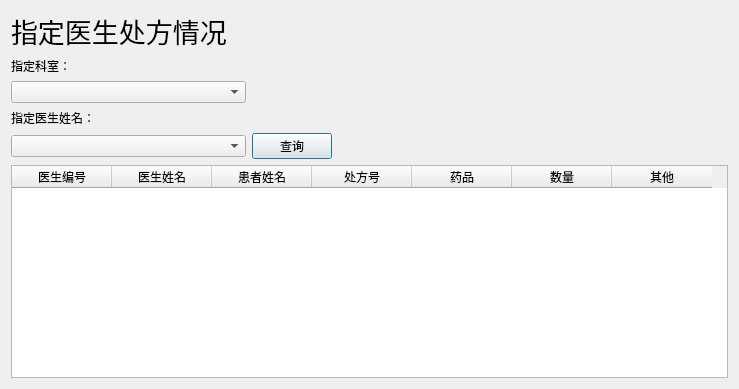
<?xml version="1.0" encoding="UTF-8"?>
<ui version="4.0">
 <class>Dialog</class>
 <widget class="QDialog" name="Dialog">
  <property name="geometry">
   <rect>
    <x>0</x>
    <y>0</y>
    <width>739</width>
    <height>389</height>
   </rect>
  </property>
  <property name="windowTitle">
   <string>指定医生处方情况</string>
  </property>
  <property name="styleSheet">
   <string notr="true">background-image: url(:/back.jpg);</string>
  </property>
  <layout class="QGridLayout" name="gridLayout">
   <item row="4" column="0">
    <widget class="QComboBox" name="comboBox"/>
   </item>
   <item row="0" column="0" colspan="3" alignment="Qt::AlignLeft">
    <widget class="QLabel" name="label">
     <property name="font">
      <font>
       <family>微软雅黑</family>
       <pointsize>20</pointsize>
      </font>
     </property>
     <property name="text">
      <string>指定医生处方情况</string>
     </property>
    </widget>
   </item>
   <item row="3" column="0" alignment="Qt::AlignLeft">
    <widget class="QLabel" name="label_2">
     <property name="text">
      <string>指定医生姓名：</string>
     </property>
    </widget>
   </item>
   <item row="1" column="0">
    <widget class="QLabel" name="label_3">
     <property name="text">
      <string>指定科室：</string>
     </property>
    </widget>
   </item>
   <item row="5" column="0" colspan="3">
    <widget class="QTableWidget" name="tableWidget">
     <column>
      <property name="text">
       <string>医生编号</string>
      </property>
     </column>
     <column>
      <property name="text">
       <string>医生姓名</string>
      </property>
     </column>
     <column>
      <property name="text">
       <string>患者姓名</string>
      </property>
     </column>
     <column>
      <property name="text">
       <string>处方号</string>
      </property>
     </column>
     <column>
      <property name="text">
       <string>药品</string>
      </property>
     </column>
     <column>
      <property name="text">
       <string>数量</string>
      </property>
     </column>
     <column>
      <property name="text">
       <string>其他</string>
      </property>
     </column>
    </widget>
   </item>
   <item row="2" column="0">
    <widget class="QComboBox" name="comboBox_2"/>
   </item>
   <item row="4" column="1" alignment="Qt::AlignLeft">
    <widget class="QPushButton" name="pushButton">
     <property name="text">
      <string>查询</string>
     </property>
    </widget>
   </item>
  </layout>
 </widget>
 <resources>
  <include location="background_image.qrc"/>
 </resources>
 <connections/>
</ui>
